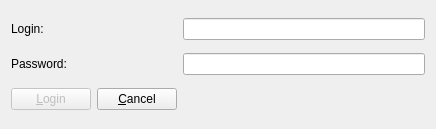
<?xml version="1.0" encoding="UTF-8"?>
<ui version="4.0">
 <class>DialogLogin</class>
 <widget class="QDialog" name="DialogLogin">
  <property name="geometry">
   <rect>
    <x>0</x>
    <y>0</y>
    <width>436</width>
    <height>129</height>
   </rect>
  </property>
  <property name="windowTitle">
   <string>Connection</string>
  </property>
  <property name="windowIcon">
   <iconset resource="Ressources.qrc">
    <normaloff>:/icones/icones/gestionBDD.png</normaloff>:/icones/icones/gestionBDD.png</iconset>
  </property>
  <layout class="QGridLayout" name="gridLayout">
   <item row="1" column="0">
    <widget class="QLabel" name="labelPassword">
     <property name="text">
      <string>Password:</string>
     </property>
    </widget>
   </item>
   <item row="1" column="1">
    <widget class="QLineEdit" name="lineEditPassword">
     <property name="enabled">
      <bool>true</bool>
     </property>
     <property name="echoMode">
      <enum>QLineEdit::Password</enum>
     </property>
    </widget>
   </item>
   <item row="2" column="0">
    <layout class="QHBoxLayout" name="horizontalLayout">
     <item>
      <widget class="QPushButton" name="pushButtonConnexion">
       <property name="enabled">
        <bool>false</bool>
       </property>
       <property name="text">
        <string>&amp;Login</string>
       </property>
      </widget>
     </item>
     <item>
      <widget class="QPushButton" name="pushButtonCancel">
       <property name="text">
        <string>&amp;Cancel</string>
       </property>
      </widget>
     </item>
    </layout>
   </item>
   <item row="0" column="1">
    <widget class="QLineEdit" name="lineEditLogin"/>
   </item>
   <item row="0" column="0">
    <widget class="QLabel" name="labelLogin">
     <property name="text">
      <string>Login: </string>
     </property>
    </widget>
   </item>
  </layout>
 </widget>
 <tabstops>
  <tabstop>lineEditLogin</tabstop>
  <tabstop>lineEditPassword</tabstop>
  <tabstop>pushButtonConnexion</tabstop>
  <tabstop>pushButtonCancel</tabstop>
 </tabstops>
 <resources>
  <include location="Ressources.qrc"/>
 </resources>
 <connections/>
</ui>
